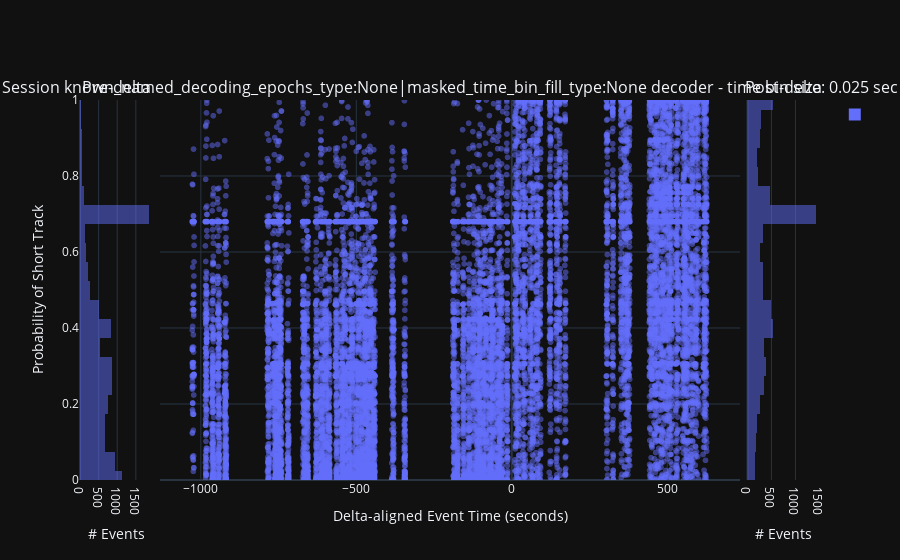

Source (notebook cell):
### Code cell
from pyphoplacecellanalysis.Pho2D.plotly.Extensions.plotly_helpers import build_single_plotly_marginal_scatter_and_hist_over_time

## INPUTS: a_decoded_time_bin_marginal_posterior_df
#INPUTS: a_target_context: IdentifyingContext, a_result: DecodedFilterEpochsResult, a_decoded_marginal_posterior_df: pd.DataFrame, a_decoder: BasePositionDecoder
_flat_out_figs_dict = {}
# a_target_context = curr_active_pipeline.build_display_context_for_filtered_session(filtered_session_name='maze_any', display_fn_name='DirectionalMergedDecoders')
a_target_context = curr_active_pipeline.build_display_context_for_session(display_fn_name='a_decoded_time_bin_marginal_posterior_df', time_bin_size=0.025)
a_fig, a_figure_context = build_single_plotly_marginal_scatter_and_hist_over_time(a_decoded_posterior_df=a_decoded_time_bin_marginal_posterior_df, a_target_context=a_target_context, y='P_Short')
_flat_out_figs_dict[a_figure_context] = a_fig

a_fig.show()

### Figure 1 — Plotly figure (JSON) as saved in the notebook; plotly's stock layout.template omitted (floating-point values rounded to 4 significant figures; data arrays with more than 128 entries replaced by an {"elided": "..."} marker saying what was removed)
{"data": [{"alignmentgroup": "True", "bingroup": "y", "hovertemplate": "count=%{x}<br>P_Short=%{y}<extra></extra>", "legendgroup": "", "marker": {"color": "#636efa", "opacity": 0.5, "pattern": {"shape": ""}}, "name": "", "nbinsy": 25, "offsetgroup": "", "orientation": "h", "showlegend": true, "type": "histogram", "xaxis": "x", "xbins": {"end": 0.95, "size": 0.1, "start": 0.05}, "y": {"elided": "11181 float values"}, "yaxis": "y"}, {"hovertemplate": "delta_aligned_start_t=%{x}<br>P_Short=%{y}<extra></extra>", "legendgroup": "", "marker": {"color": "#636efa", "line": {"width": 0}, "opacity": 0.5, "symbol": "circle"}, "mode": "markers", "name": "trace_scatter", "showlegend": false, "type": "scattergl", "x": {"elided": "19102 float values"}, "xaxis": "x2", "y": {"elided": "19102 float values"}, "yaxis": "y2"}, {"alignmentgroup": "True", "bingroup": "y", "hovertemplate": "count=%{x}<br>P_Short=%{y}<extra></extra>", "legendgroup": "", "marker": {"color": "#636efa", "opacity": 0.5, "pattern": {"shape": ""}}, "name": "trace_post_delta_hist", "nbinsy": 25, "offsetgroup": "", "orientation": "h", "showlegend": false, "type": "histogram", "xaxis": "x3", "xbins": {"end": 0.95, "size": 0.1, "start": 0.05}, "y": {"elided": "7921 float values"}, "yaxis": "y3"}], "layout": {"annotations": [{"font": {"size": 16}, "showarrow": false, "text": "Pre-delta", "x": 0.049, "xanchor": "center", "xref": "paper", "y": 1, "yanchor": "bottom", "yref": "paper"}, {"font": {"size": 16}, "showarrow": false, "text": "Session known_named_decoding_epochs_type:None|masked_time_bin_fill_type:None decoder - time bin size: 0.025 sec", "x": 0.5, "xanchor": "center", "xref": "paper", "y": 1, "yanchor": "bottom", "yref": "paper"}, {"font": {"size": 16}, "showarrow": false, "text": "Post-delta", "x": 0.951, "xanchor": "center", "xref": "paper", "y": 1, "yanchor": "bottom", "yref": "paper"}], "barmode": "overlay", "legend": {"itemsizing": "constant", "traceorder": "grouped"}, "meta": {"figure_context": {"comparison": "pre-post-delta", "data_grain": null, "epochs_name": null, "histogram_variable_name": "P_Short", "num_unique_sessions": 1, "plot_type": "scatter+hist", "t_bin_size": 0.025, "title": "Session known_named_decoding_epochs_type:None|masked_time_bin_fill_type:None decoder - time bin size: 0.025 sec", "variable_name": "P_Short"}, "preferred_filename": "P_Short_1_0.025_Session known_named_decoding_epochs_type-None|masked_time_bin_fill_type-None decoder - time bin size- 0.025 sec_None_None_scatter+hist_pre-post-delta_P_Short"}, "xaxis": {"anchor": "y", "domain": [0, 0.098], "title": {"text": "# Events"}}, "xaxis2": {"anchor": "y2", "domain": [0.108, 0.892], "title": {"text": "Delta-aligned Event Time (seconds)"}}, "xaxis3": {"anchor": "y3", "domain": [0.902, 1], "title": {"text": "# Events"}}, "yaxis": {"anchor": "x", "autorange": false, "domain": [0, 1], "fixedrange": true, "range": [0, 1], "title": {"text": "Probability of Short Track"}}, "yaxis2": {"anchor": "x2", "domain": [0, 1], "matches": "y", "showticklabels": false}, "yaxis3": {"anchor": "x3", "domain": [0, 1], "matches": "y", "showticklabels": false}}}
